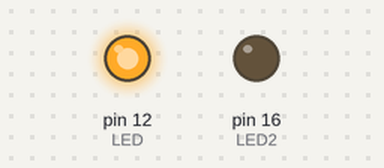
The program below on a simulated Raspberry Pi (header pin numbers). Shown: output pins drawn as LEDs (lit = HIGH).

Above: at 0.5 s.
At 1.5 s:
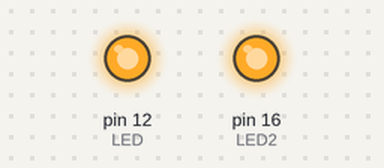
At 2.5 s:
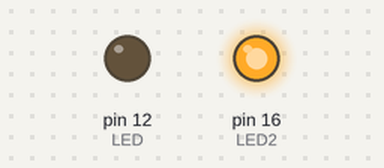
At 3.5 s:
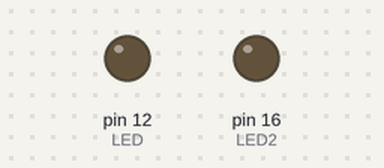
Timing chart, 0 to 5.2 s (numbered marks = the images above):
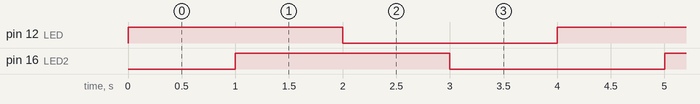

The program:

LED2.py
```python
import RPi.GPIO as GPIO
import time

GPIO.setmode(GPIO.BOARD)
LED = 12
LED2 = 16

def main():
    GPIO.setup(LED, GPIO.OUT, initial=GPIO.LOW)
    GPIO.setup(LED2, GPIO.OUT, initial=GPIO.LOW)

    while 1:
        GPIO.output(LED, GPIO.HIGH)
        time.sleep(1)
        GPIO.output(LED2, GPIO.HIGH)
        time.sleep(1)
        GPIO.output(LED, GPIO.LOW)
        time.sleep(1)
        GPIO.output(LED2, GPIO.LOW)
        time.sleep(1)

if __name__=='__main__':
    main()
```

Measured:
- by itself, pin 12 (LED), pin 16 (LED2): alternates HIGH for 2.0 s and LOW for 2.0 s
- by itself, everything shown: repeats every 4.0 s, in 4 steps
